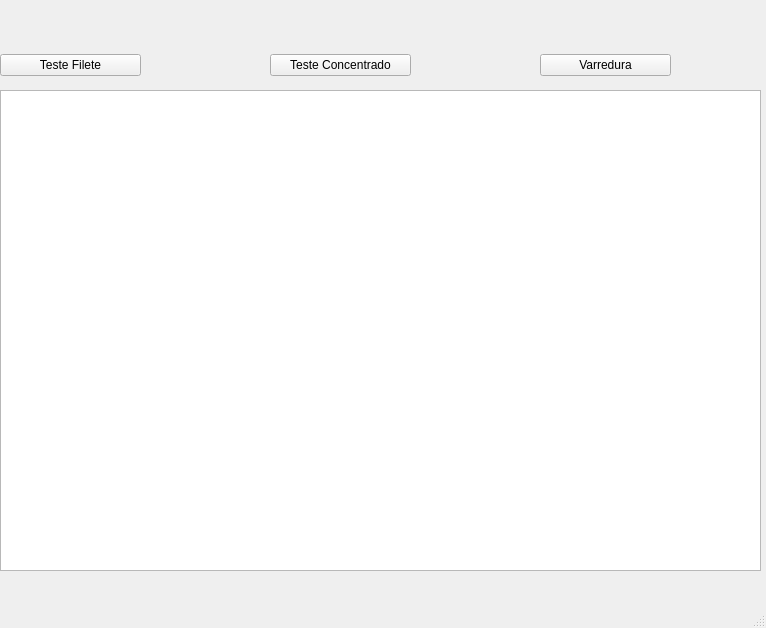
<?xml version="1.0" encoding="UTF-8"?>
<ui version="4.0">
 <class>Tela</class>
 <widget class="QMainWindow" name="Tela">
  <property name="geometry">
   <rect>
    <x>0</x>
    <y>0</y>
    <width>766</width>
    <height>628</height>
   </rect>
  </property>
  <property name="windowTitle">
   <string>MainWindow</string>
  </property>
  <widget class="QWidget" name="centralwidget">
   <widget class="QWidget" name="horizontalLayoutWidget">
    <property name="geometry">
     <rect>
      <x>0</x>
      <y>40</y>
      <width>141</width>
      <height>51</height>
     </rect>
    </property>
    <layout class="QHBoxLayout" name="horizontalLayout">
     <item>
      <widget class="QPushButton" name="filete_button">
       <property name="enabled">
        <bool>true</bool>
       </property>
       <property name="text">
        <string>Teste Filete</string>
       </property>
      </widget>
     </item>
    </layout>
   </widget>
   <widget class="QWidget" name="horizontalLayoutWidget_2">
    <property name="geometry">
     <rect>
      <x>270</x>
      <y>40</y>
      <width>141</width>
      <height>51</height>
     </rect>
    </property>
    <layout class="QHBoxLayout" name="horizontalLayout_2">
     <item>
      <widget class="QPushButton" name="concentrado_button">
       <property name="text">
        <string>Teste Concentrado</string>
       </property>
      </widget>
     </item>
    </layout>
   </widget>
   <widget class="QWidget" name="horizontalLayoutWidget_3">
    <property name="geometry">
     <rect>
      <x>540</x>
      <y>40</y>
      <width>131</width>
      <height>51</height>
     </rect>
    </property>
    <layout class="QHBoxLayout" name="horizontalLayout_3">
     <item>
      <widget class="QPushButton" name="varredura_button">
       <property name="text">
        <string>Varredura</string>
       </property>
      </widget>
     </item>
    </layout>
   </widget>
   <widget class="QWidget" name="gridLayoutWidget">
    <property name="geometry">
     <rect>
      <x>0</x>
      <y>90</y>
      <width>761</width>
      <height>481</height>
     </rect>
    </property>
    <layout class="QGridLayout" name="gridLayout">
     <item row="0" column="0">
      <widget class="QTextEdit" name="editor_window"/>
     </item>
    </layout>
   </widget>
  </widget>
  <widget class="QMenuBar" name="menubar">
   <property name="geometry">
    <rect>
     <x>0</x>
     <y>0</y>
     <width>766</width>
     <height>27</height>
    </rect>
   </property>
  </widget>
  <widget class="QStatusBar" name="statusbar"/>
 </widget>
 <resources/>
 <connections/>
</ui>
